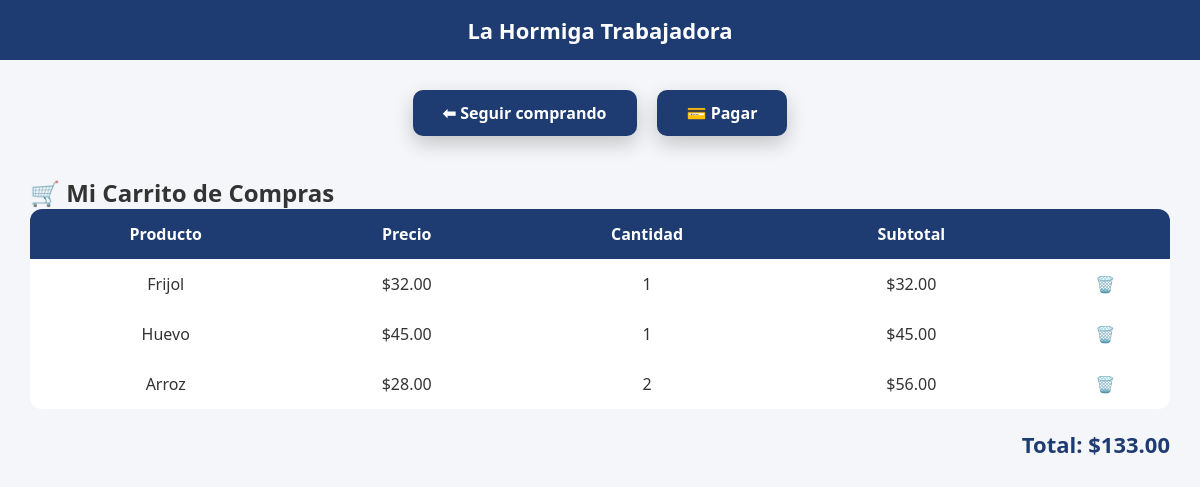
Screenshot of /carrito.php (signed in) with the database file from the repository.
### tables this page shows
CREATE TABLE `carrito` (
  `id_carrito` int(11) NOT NULL,
  `id_usuario` int(11) DEFAULT NULL,
  `id_producto` int(11) DEFAULT NULL,
  `cantidad` int(11) DEFAULT NULL
);

CREATE TABLE `productos` (
  `id_producto` int(11) NOT NULL,
  `nombre` varchar(100) DEFAULT NULL,
  `descripcion` text DEFAULT NULL,
  `precio` decimal(10,2) DEFAULT NULL,
  `stock` int(11) DEFAULT NULL,
  `imagen` varchar(255) DEFAULT NULL
);

### carrito.php (the view, shortened to what this page needs)
<?php
require_once "includes/conexion.php";
$id_usuario = $_SESSION['id_usuario'];
$sql = "
SELECT c.id_producto, p.nombre, p.precio, c.cantidad
FROM carrito c
JOIN productos p ON c.id_producto = p.id_producto
WHERE c.id_usuario = ?
";
$stmt = $conn->prepare($sql);
$stmt->bind_param("i", $id_usuario);
$stmt->execute();
$resultado = $stmt->get_result();
?>
<!DOCTYPE html>
<html lang="es">
<head>
    <link rel="stylesheet" href="css/style.css">
</head>
<body>
<header class="header-tienda">
    <h1 class="nombre-tienda">La Hormiga Trabajadora</h1>
</header>
<div class="acciones">
    <a href="productos.php" class="btn-accion">⬅ Seguir comprando</a>
    <a href="pagar.php" class="btn-accion">💳 Pagar</a>
</div>
<div class="contenedor-carrito">
<h2>🛒 Mi Carrito de Compras</h2>
<?php if ($resultado->num_rows > 0) { ?>
<table class="tabla-carrito">
    <thead>
        <tr>
            <th>Producto</th>
            <th>Precio</th>
            <th>Cantidad</th>
            <th>Subtotal</th>
            <th></th>
        </tr>
    </thead>
    <tbody>
<?php
$total = 0;
while ($item = $resultado->fetch_assoc()):
$subtotal = $item['precio'] * $item['cantidad'];
$total += $subtotal;
?>
<tr>
    <td><?= htmlspecialchars($item['nombre']) ?></td>
    <td>$<?= number_format($item['precio'],2) ?></td>
    <td><?= $item['cantidad'] ?></td>
    <td>$<?= number_format($subtotal,2) ?></td>
    <td>
        <a href="carrito.php?eliminar=<?= $item['id_producto'] ?>" class="btn-eliminar">🗑️</a>
    </td>
</tr>
<?php endwhile; ?>
    </tbody>
</table>
<h3 class="total">
    Total: $<?= number_format($total,2) ?>
</h3>
<?php } else { ?>
    <p class="carrito-vacio">Tu carrito está vacío 🛒</p>
<?php } ?>
</div>
</body>
</html>

### style.css (style rules this page uses)
* { margin: 0; padding: 0; box-sizing: border-box; font-family: 'Segoe UI', Tahoma, Geneva, Verdana, sans-serif; }
body { background-color: #f4f6f9; color: #333; }
a { text-decoration: none; color: inherit; }
header { background-color: #1e3c72; padding: 15px 30px; color: #ffffff; display: flex; justify-content: center; align-items: center; }
header h1 { font-size: 22px; }
.acciones { width: 100%; display: flex; justify-content: center; gap: 20px; margin: 30px 0 10px 0; }
.btn-accion { padding: 12px 30px; background-color: #1e3c72; color: #ffffff; border-radius: 10px; font-weight: bold; transition: all 0.3s ease; box-shadow: 0 8px 20px rgba(0,0,0,0.2); }
.contenedor-carrito { padding: 30px; }
.tabla-carrito { width: 100%; border-collapse: collapse; background: #fff; border-radius: 12px; overflow: hidden; }
.tabla-carrito th, .tabla-carrito td { padding: 14px; text-align: center; }
.tabla-carrito thead { background: #1e3c72; color: white; }
.total { text-align: right; margin-top: 20px; font-size: 22px; color: #1e3c72; }

### rows the page displays
carrito: id_producto.nombre "Frijol", id_producto.precio "32.00", cantidad "1"
carrito: id_producto.nombre "Huevo", id_producto.precio "45.00", cantidad "1"
carrito: id_producto.nombre "Arroz", id_producto.precio "28.00", cantidad "2", subtotal "56.00"

### other values shown
$total "133.00"
